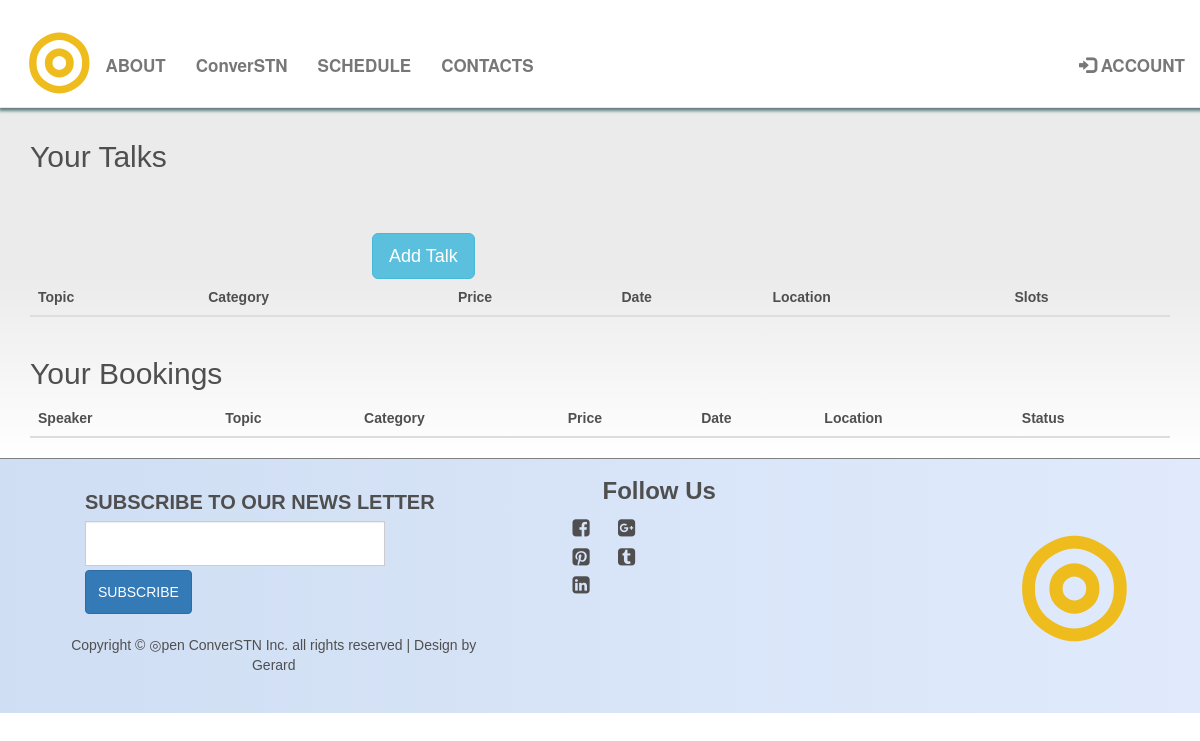
The app's page /account.php, older data.
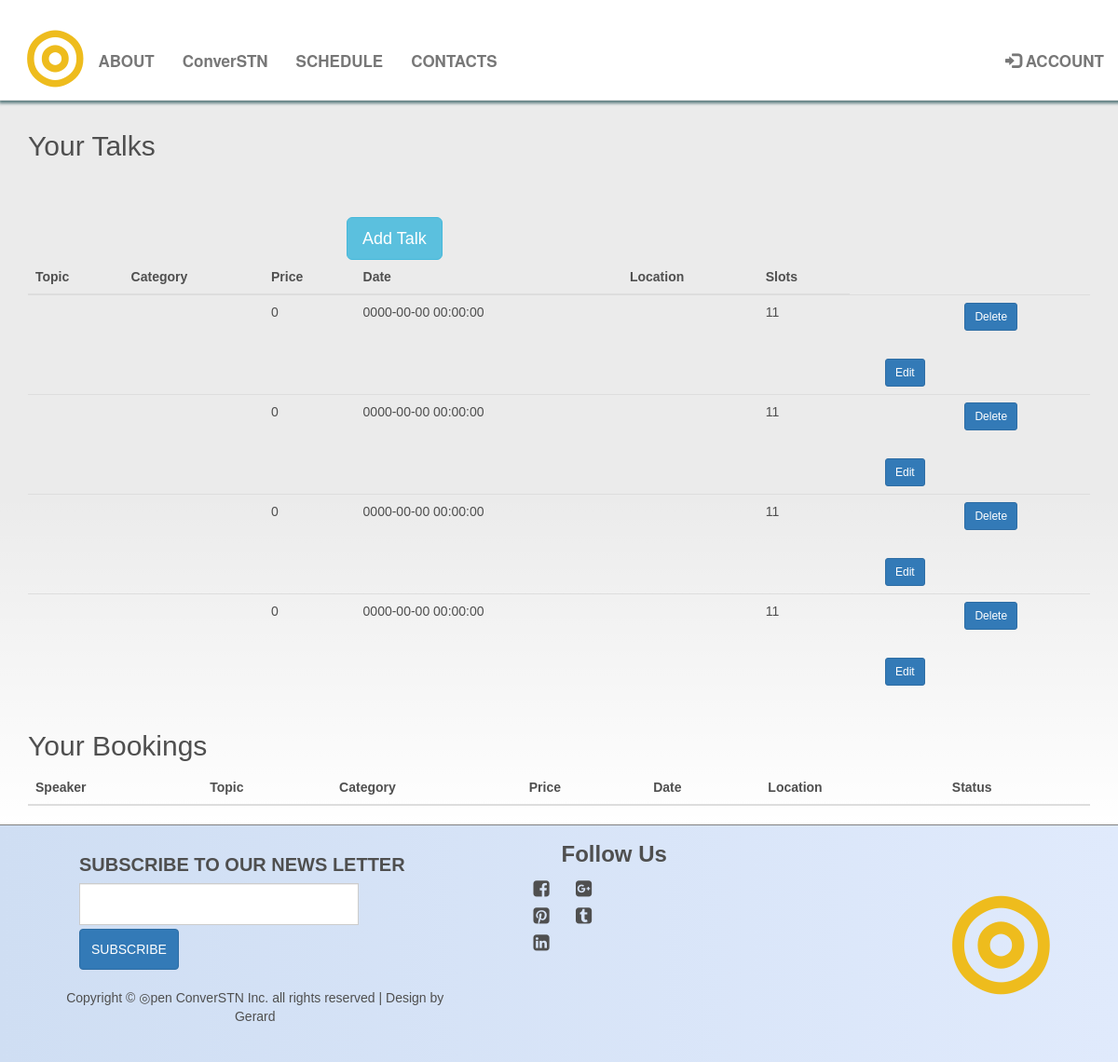
The same page, newer data.
### tables this page shows
CREATE TABLE `speaker_categories` (
  `id` int(11) NOT NULL AUTO_INCREMENT,
  `topic` varchar(255) NOT NULL,
  `date` datetime NOT NULL,
  `location` varchar(255) NOT NULL,
  `category` varchar(255) NOT NULL,
  `user_id` int(11) NOT NULL,
  `image` varchar(255) NOT NULL,
  `description` varchar(255) NOT NULL,
  `price` float NOT NULL,
  `slots` int(11) NOT NULL,
  PRIMARY KEY (`id`)
);

### account.php (the view, shortened to what this page needs)
<?php
function display_content(){
		echo "
<div class='container'>
  <h2>Your Talks</h2>
    <form class='form-horizontal' method='POST' action='#.php'>
		<button type='button' class='btn btn-info btn-lg' data-toggle='modal' data-target='#myModal'>Add Talk</button>
	</form>
	<div id='myModal' class='modal fade' role='dialog'>
  <div class='modal-dialog'>
    <div class='modal-content'>
      <div class='modal-header'>
        <button type='button' class='close' data-dismiss='modal'>&times;</button>
        <h4 class='Add Talk'>Modal Header</h4>
      </div>
      <div class='modal-body'>";
     echo "</div>
      <div class='modal-footer'>
        <button type='button' class='btn btn-default' data-dismiss='modal'>Close</button>
      </div>
    </div>
  </div>
	</div>
	  <table class='table'>
	    <thead>
	      <tr>
	        <th>Topic</th>
	        <th>Category</th>
	        <th>Price</th>
	         <th>Date</th>
	        <th>Location</th>
	        <th>Slots</th>
	      </tr>
	    </thead>
	    <tbody>";
	    $user_id = $_SESSION['user_id'];
	    require('connection.php');
	    $sql = "SELECT * FROM speaker_categories WHERE user_id ='$user_id'";
	    $result = mysqli_query($conn,$sql);
	    while($row = mysqli_fetch_assoc($result)){
	    	extract($row);
		    echo  "<tr>
		        <td>$topic</td>
		        <td>$category</td>
		        <td>$price</td>
		        <td>$date</td>
		        <td>$location</td>
		        <td>$slots</td>
		        <td>
			        <form class='form-horizontal' method='GET' action='#.php'>
						<button type='button' class='btn btn-primary btn-sm' data-toggle='modal' data-target='#myModal$id'>Edit</button>
					</form>
					<div id='myModal$id' class='modal fade' role='dialog'>
									    	<input type='hidden' name='talk_id' value='$id'>
									        <input type='text' class='form-control' id='topic' name='topic' value='$topic'>
									        <input type='text' class='form-control' id='category' name='category' value='$category'>
									        <input type='number' class='form-control' id='price' name='price' value='$price'>
									        <input type='datetime' class='form-control' id='date' name='date' value='$date'>
									        <input type='text' class='form-control' id='location' name='location' value='$location'>
									        <input type='text' class='form-control' id='slots' name='slots' value='$slots'>
							  </div>
							</td>
							<td><a href='delete-talks.php?id=$id'><input type='button' name='delete' value='Delete' class='btn btn-primary btn-sm'></input></a></td>
		      </tr>";
		}
	    echo "</tbody>
	  </table>
	</div>
	<div class='container'>
	  <h2>Your Bookings</h2>
	  <table class='table'>
	    <thead>
	      <tr>
	        <th>Speaker</th>
	        <th>Topic</th>
	        <th>Category</th>
	        <th>Price</th>
	        <th>Date</th>
	        <th>Location</th>
	        <th>Status</th>
	      </tr>
	    </thead>
	    <tbody>";
	    echo "</tbody>
	  </table>
	</div>
		 ";
}
require_once('template.php');
?>

### template.php (shortened to what this page needs)
<!DOCTYPE html>
<html>
<head>
	<link rel="stylesheet" href="https://maxcdn.bootstrapcdn.com/bootstrap/3.3.7/css/bootstrap.min.css">
	<link rel="stylesheet" href="https://cdnjs.cloudflare.com/ajax/libs/font-awesome/4.7.0/css/font-awesome.min.css">
	<link rel="stylesheet" type="text/css" href="css/style-template.css">
</head>
<body>
		<nav class="navbar navbar-fixed-top navbar-default">
		  <div class="container-fluid">
		    <div class="navbar-header">
		      <a href="index.php"><span id="O">◎</span></a>
		    </div>
		    <div class="collapse navbar-collapse" id="myNavbar">
		      <ul class="nav navbar-nav">
		    	<li><a href="#"><strong>ABOUT</strong></a></li>
		        <li><a href="categories.php">ConverSTN</a></li>
		        <li><a href="#">SCHEDULE</a></li>
		        <li><a href="#">CONTACTS</a></li>
		      </ul>
		      <ul class="nav navbar-nav navbar-right">
		        <?php
			          if ($_SESSION['username'] == "") {
			          	if ($_SERVER['PHP_SELF']=='/MILESTONE 2/login.php') {
			          		echo "<li class='nav-item dropdown'>
						   		<a class='nav-link dropdown-toggle' data-toggle='dropdown'
						       	href='#' role='button' aria-haspopup='true' aria-expanded='false'>
						      	<span class='glyphicon glyphicon-log-in'></span> ACCOUNT </a>
							    <ul class='dropdown-menu'>
						            <li><a href='register.php'>REGISTER</a></li>
				        		</ul>
			       			</li>";
			          	}else {
			          		echo "<li class='nav-item dropdown'>
						   		<a class='nav-link dropdown-toggle' data-toggle='dropdown'
						       	href='#' role='button' aria-haspopup='true' aria-expanded='false'>
						      	<span class='glyphicon glyphicon-log-in'></span> ACCOUNT </a>
							    <ul class='dropdown-menu'>
						            <li><a href='login.php'>LOGIN </a></li>
				        		</ul>
			       			</li>";
			          	}
			          }
			       ?>
		      </ul>
		    </div>
		  </div>
		</nav>
		<section class="content container-fluid">
			<?php display_content(); ?>
		</section>
		<footer class="footer container-fluid">
			<div class="container row">
				<div class="col-sm-5 footer-right">
					<form>
					  <div class="form-inline sub">
					    <label for="email">SUBSCRIBE TO OUR NEWS LETTER</label>
					    <input type="email" class="form-control" id="email">
					  </div>
					  <button type="submit" class="btn btn-primary" id="emailbtn">SUBSCRIBE</button>
					</form>
					<p>Copyright © ◎pen ConverSTN  Inc. all rights reserved | Design by Gerard </p>
				</div>
					<div class='col-sm-5' id="center-footer">
						<h3> Follow Us</h3>
					<div class="col-lg-4">
		<i class="fa fa-facebook-square" aria-hidden="true"></i>
		<i class="fa fa-google-plus-square" aria-hidden="true"></i>
		<i class="fa fa-pinterest-square" aria-hidden="true"></i>
		<i class="fa fa-tumblr-square" aria-hidden="true"></i>
		<i class="fa fa-linkedin-square" aria-hidden="true"></i>
		</div>
					</div>
					<div class="col-sm-2">
						 <a href=""><span id="O-foot">◎</span></a>
					</div>
			</div>
		</footer>
</body>
</html>

### css/style-template.css (style rules this page uses)
section, footer { font-family: 'Cabin', sans-serif; color: #4f4f4f; }
.navbar { height: 108px; margin-bottom: 4px; background-color: white; box-shadow: 1px 1px 3px 2px #618183; border-radius: 0; }
#O { color:#EEBC1D; display: inline-block; font-size: 75px; margin-left: 10px; font-weight: bold; }
#O-foot { color:#EEBC1D; display: inline-block; font-size: 75px; margin-left: 10px; font-weight: bold; }
.navbar-collapse { background-color: white; }
nav a { height: 50px; color:#2f4f4f; }
nav li { height: 50px; margin-top: 40px; font-size: 17px; font-weight: bold; }
.form-horizontal { margin-top: 60px; margin-left: 30%; }
.form-control { width: 80%; height: 45px; margin-bottom: 20px; border-radius: 0px; }
.content { background-image: linear-gradient(180deg, rgba(255,255,255,0) 60%, #fff),linear-gradient(70deg, #EBEBEB 32%, #EBEBEB); position: relative; padding-top: 120px; }
.footer { background: #E0EAFC; background: -webkit-linear-gradient(to left, #E0EAFC , #CFDEF3); background: linear-gradient(to left, #E0EAFC , #CFDEF3); border-top: 1px solid grey; font-size: 20px; height: 100%; }
#O-foot { color:#EEBC1D; display: inline-block; font-size: 130px; margin-left: 10px; }
.footer i { width: 30px; margin:0 5px 0 5px; }
.footer div:first-child { display: inline; }
.footer-right { padding-left: 70px; }
.footer-right label { width: 500px; }
.footer-right p { text-align: center; margin-left: -25px; padding-top: 20px; font-size: 14px; }
#email { width: 300px; }
#emailbtn { height: 44px; margin-top: -19px; }
#center-footer { margin-top: -30px; padding-left: 50px; }
#center-footer h3 { padding-left: 50px; font-weight: bold; }

Row changes from the older to the newer data that the page shows:
added speaker_categories: price "0", date "0000-00-00 00:00:00", slots "11"
added speaker_categories: price "0", date "0000-00-00 00:00:00", slots "11"
added speaker_categories: price "0", date "0000-00-00 00:00:00", slots "11"
added speaker_categories: price "0", date "0000-00-00 00:00:00", slots "11"
